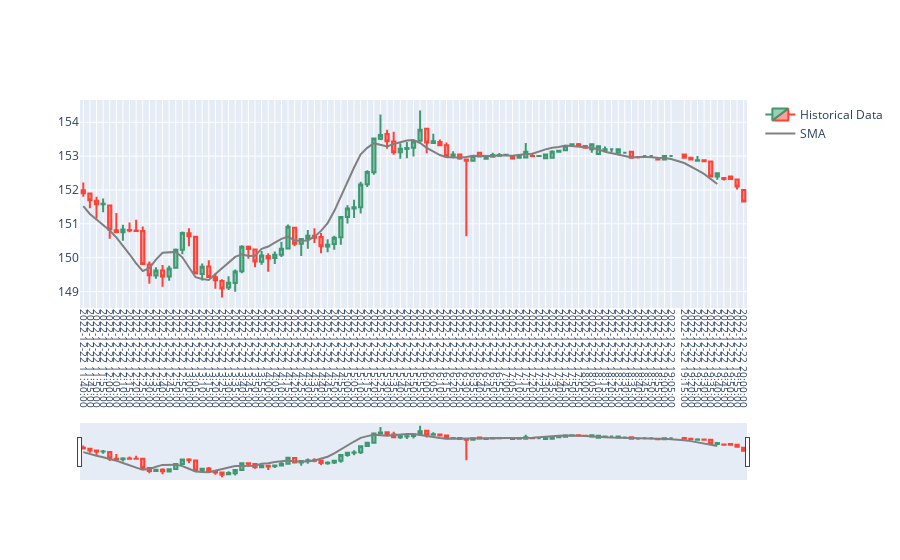

The notebook cell saved with this chart:
### Code cell
#Plot a candlestick chart of ‘df and ‘indicator’ using the plot_strategy method on the strategy instance
strategy.plot_strategy()
